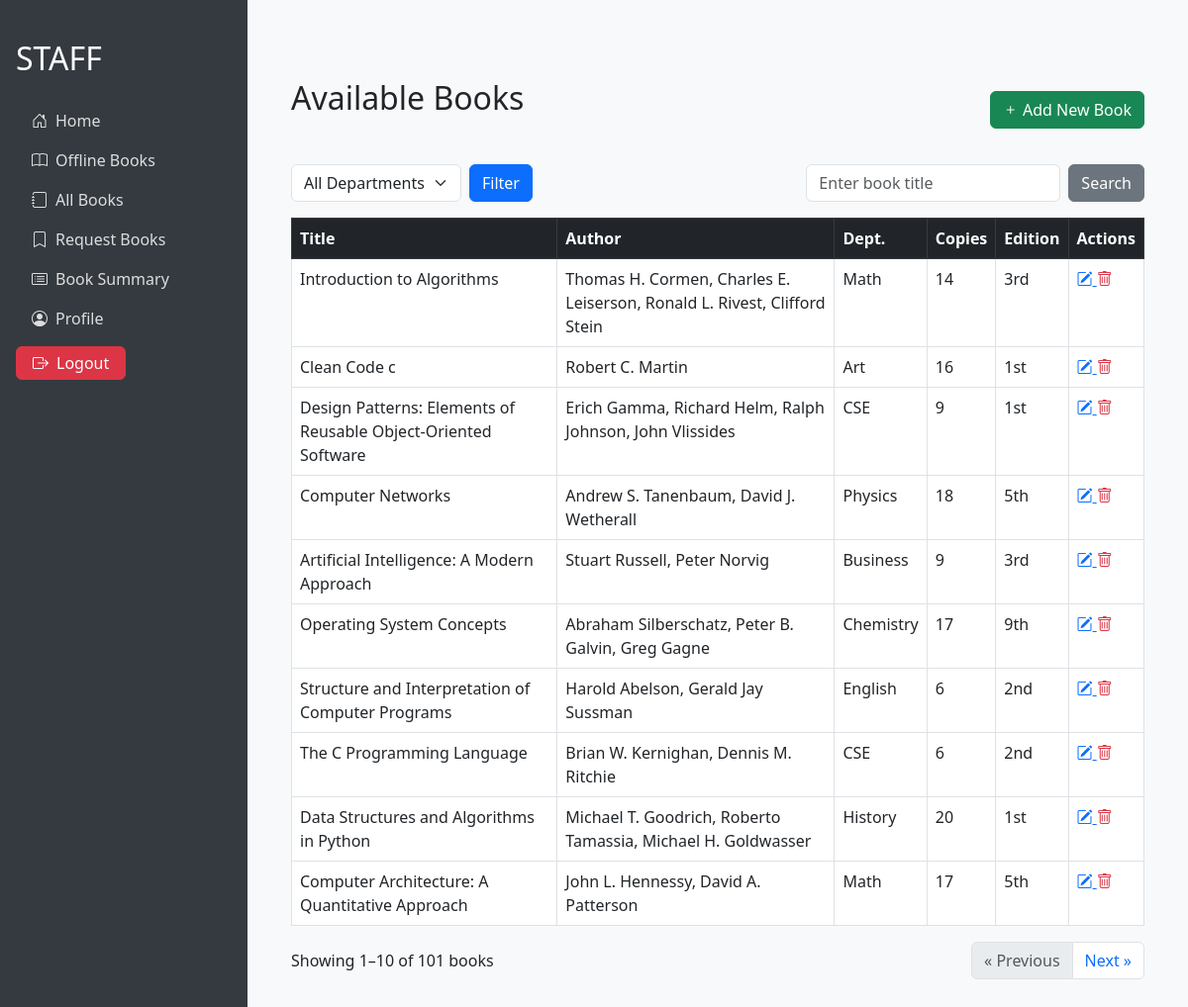
The page /staff/all_books/ (signed in) on the database as committed earlier.
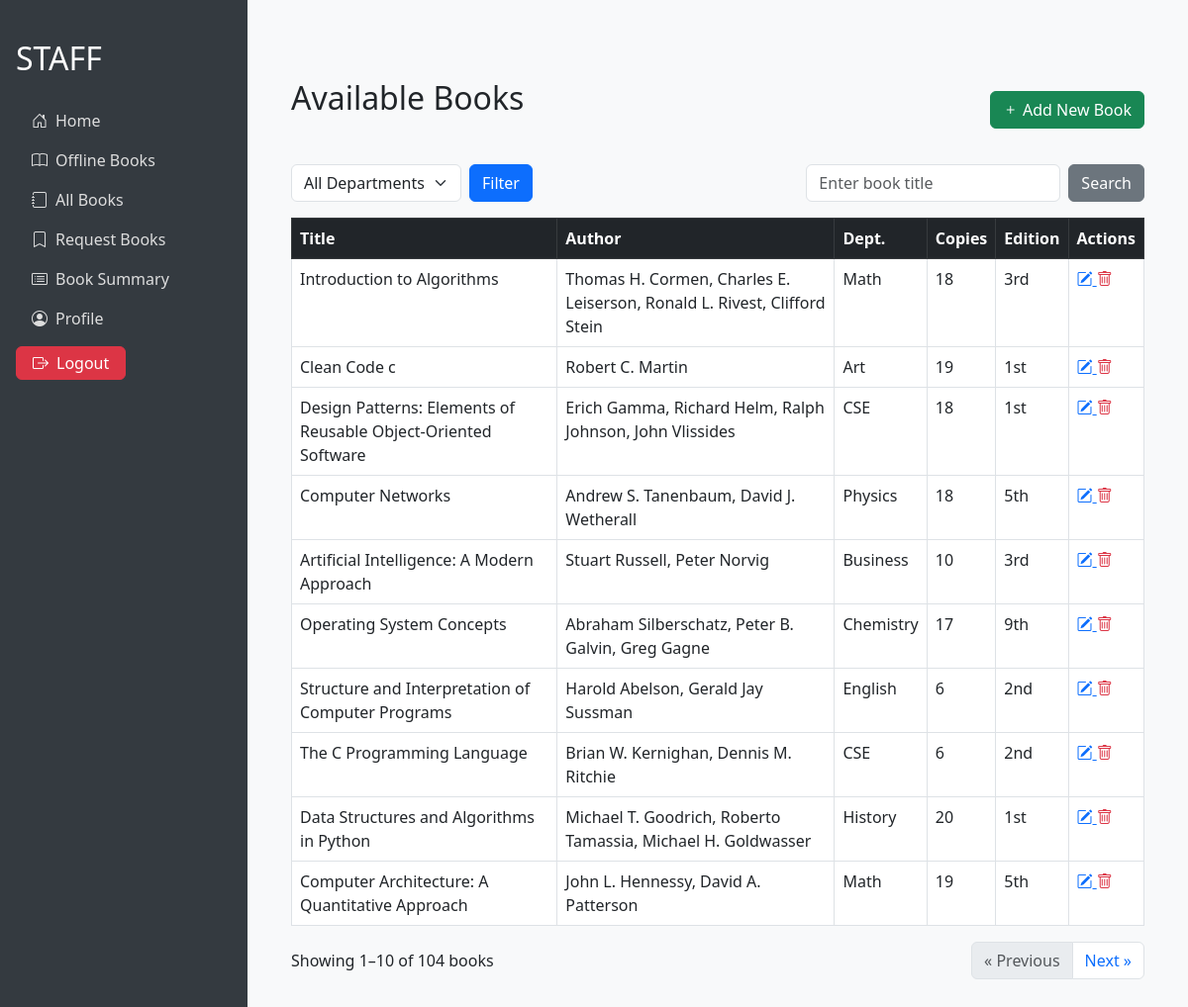
The same page on the database as committed later.
### library/models.py (models this page shows, shortened)
class Book(models.Model):
    book_id = models.CharField(max_length=20, unique=True)
    title = models.CharField(max_length=255)
    author = models.CharField(max_length=255)
    edition = models.CharField(max_length=50, blank=True)
    publication = models.CharField(max_length=255, blank=True)
    isbn = models.CharField(max_length=20, unique=True)
    number_of_copies_available = models.PositiveIntegerField(default=0)
    book_dept = models.CharField(max_length=100, blank=True)

### library/views.py (the view)
# urls.py: path('staff/all_books/', views.all_books, name='all_books'),
@user_passes_test(is_staff_user, login_url='login')
def all_books(request):
    if request.method == 'POST':
        dept = request.POST.get('dept', '')
        search_text = request.POST.get('search', '')
        page = request.POST.get('page', '')
        request.session['dept'] = dept
        request.session['search'] = search_text
        request.session['page'] = page
        return redirect('all_books')
    else:
        selected_dept = request.session.pop('dept', '')
        search_text = request.session.pop('search', '')
        page_number = request.session.pop('page', '')
        books_list = Book.objects.all().order_by('pk')
        if selected_dept:
            books_list = books_list.filter(book_dept=selected_dept)
        if search_text:
            books_list = books_list.filter(title__icontains=search_text)
        departments = Book.objects.values_list('book_dept', flat=True).distinct()
        paginator = Paginator(books_list, 10)
        page_obj = paginator.get_page(page_number) if page_number else paginator.get_page(1)
        return render(request, 'staff_dashboard/all_books.html', {
            'page_obj': page_obj,
            'selected_dept': selected_dept,
            'search_text': search_text,
            'departments': departments,
        })

### library/views.py (called while the page is built)
def is_staff_user(user):
    return user.is_staff

### templates/staff_dashboard/all_books.html (shortened to what this page needs)
{% extends "staff_dashboard/staff_base.html" %}
{% load static %}
{% block content %}
<div class="container my-5">
   <div class="d-flex justify-content-between align-items-center mb-4">
        <h2 class="mb-4">Available Books</h2>
        <button type="button" class="btn btn-success"  data-bs-toggle="modal" data-bs-target="#addBookModal">
            <i class="bi bi-plus"></i> Add New Book
        </button>
   </div>
<div class="toast-container position-fixed top-0 end-0 p-3">
</div>
    <div class="row mb-3 align-items-center">
        <div class="col-auto">
            <form method="POST" class="d-flex align-items-center">
                <select name="dept" id="dept" class="form-select me-2 h-25">
                    <option value>All Departments</option>
                </select>
                <button type="submit" class="btn btn-primary">Filter</button>
            </form>
        </div>
        <div class="col-auto ms-auto">
            <form method="POST" class="d-flex align-items-center">
                <input type="text" name="search" id="search" class="form-control me-2" placeholder="Enter book title" value="{{ search_text }}">
                <button type="submit" class="btn btn-secondary">Search</button>
            </form>
        </div>
    </div>
    <table class="table table-bordered">
        <thead class="table-dark">
            <tr>
                <th>Title</th>
                <th>Author</th>
                <th>Dept.</th>
                <th>Copies</th>
                <th>Edition</th>
                <th>Actions</th>
            </tr>
        </thead>
        <tbody>
            {% for book in page_obj %}
            <tr>
                <td>{{ book.title }}</td>
                <td>{{ book.author }}</td>
                <td>{{ book.book_dept }}</td>
                <td>{{ book.number_of_copies_available }}</td>
                <td>{{ book.edition }}</td>
                <td>
                    <a href="#" class="text-primary" title="Edit"
                    onclick="openEditModal({{ book.id|escapejs }});">
                        <i class="bi bi-pencil-square"></i>
                    </a>
                    <a href="#" class="text-danger" title="Delete"
                        onclick="showDeleteModal('{{ book.title|escapejs }}',
                        '{% url 'delete_book' book.id %}');">
                            <i class="bi bi-trash"></i>
                    </a>
                </td>
            </tr>
            {% endfor %}
        </tbody>
    </table>
    <div class="d-flex justify-content-between align-items-center">
        <p class="mb-0">Showing {{ page_obj.start_index }}–{{ page_obj.end_index }} of {{ page_obj.paginator.count }} books</p>
        <div>
            <ul class="pagination mb-0">
                {% if page_obj.has_previous %}
                <li class="page-item">
                    <form method="POST" style="display:inline;">
                        {% csrf_token %}
                        <input type="hidden" name="page" value="{{ page_obj.previous_page_number }}">
                        <button class="page-link" type="submit">&laquo; Previous</button>
                    </form>
                </li>
                {% else %}
                <li class="page-item disabled">
                    <span class="page-link">&laquo; Previous</span>
                </li>
                {% endif %}
                {% if page_obj.has_next %}
                <li class="page-item">
                    <form method="POST" style="display:inline;">
                        <button class="page-link" type="submit">Next &raquo;</button>
                    </form>
                </li>
                {% else %}
                <li class="page-item disabled">
                    <span class="page-link">Next &raquo;</span>
                </li>
                {% endif %}
            </ul>
        </div>
    </div>
</div>
{% endblock %}

Rows that differ between the two databases and show on the page:
changed Book "Introduction to Algorithms": number_of_copies_available "14" → "18"
changed Book "Clean Code c": number_of_copies_available "16" → "19"
changed Book "Design Patterns: Elements of Reusable Object-Oriented Software": number_of_copies_available "9" → "18"
changed Book "Artificial Intelligence: A Modern Approach": number_of_copies_available "9" → "10"
changed Book "Computer Architecture: A Quantitative Approach": number_of_copies_available "17" → "19"
Other text that changed with them:
{{ page_obj.paginator.count }}: "101" → "104"
